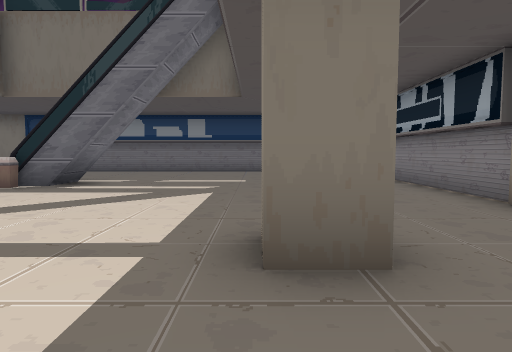
View 1 (above)

17 first-person views from a walk through a level from a Godot 3-D game. The camera is 1.4 m above the floor, tilts 4° down and sees 75° across. Doors that lead somewhere are drawn open, without their leaves. The floor is counted in squares, 2 m on a side. Each view is taken from the middle of a square. On the plan, view 1 faces up. The plan holds only what a view shows up to about 10 squares ahead; the rest is blank. The place goes on beyond the plan.

View 2
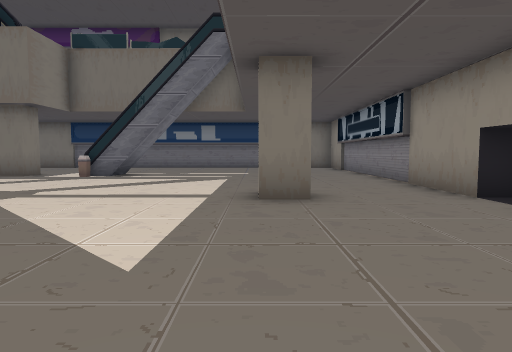

View 3
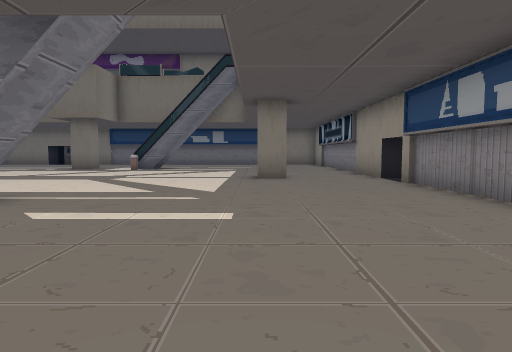

View 4
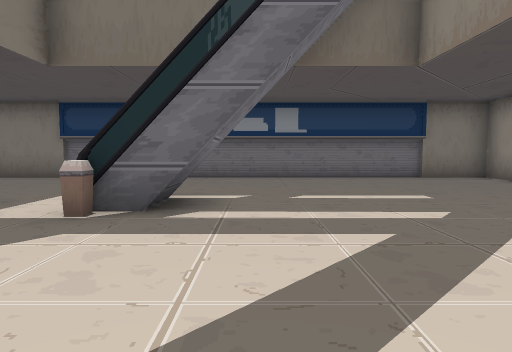

View 5
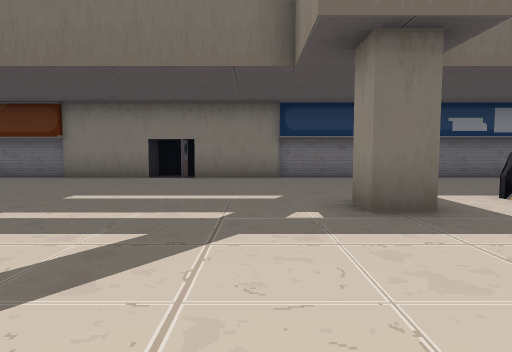

View 6
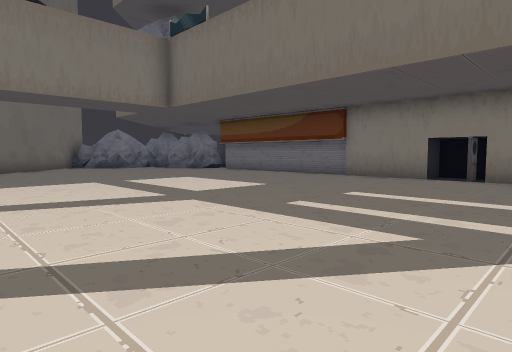

View 7
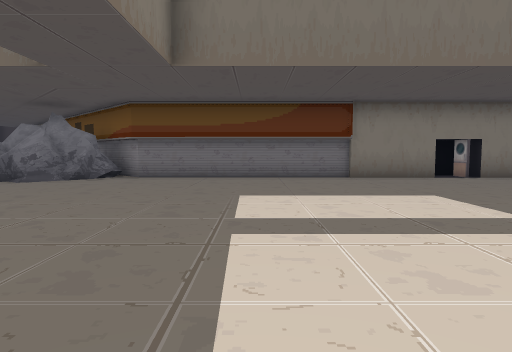

View 8
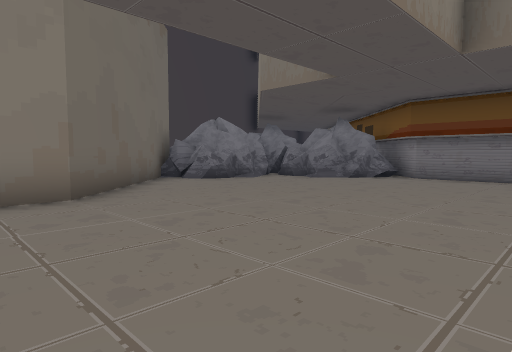

View 9
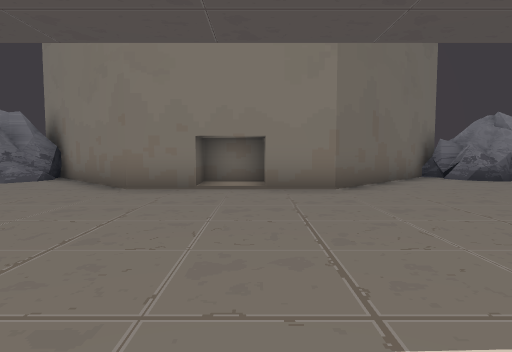

View 10
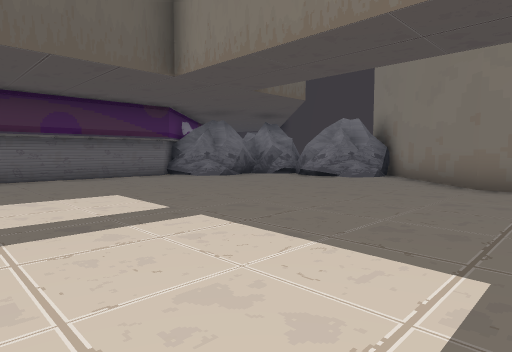

View 11
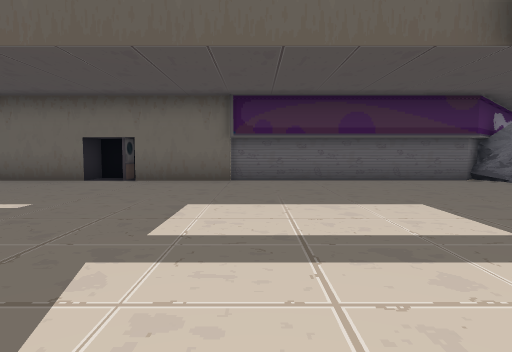

View 12
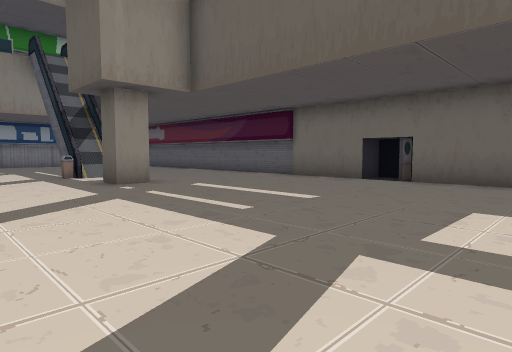

View 13
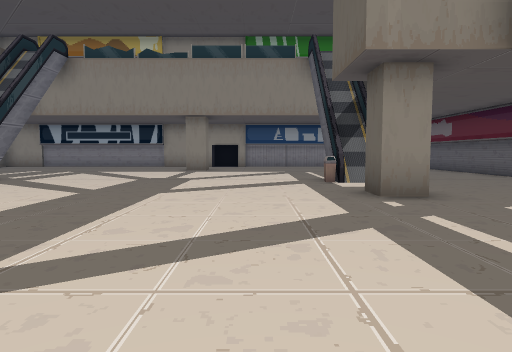

View 14
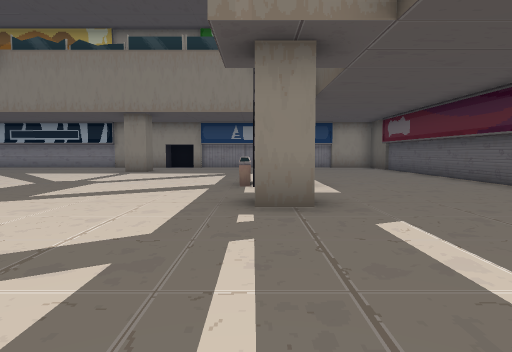

View 15
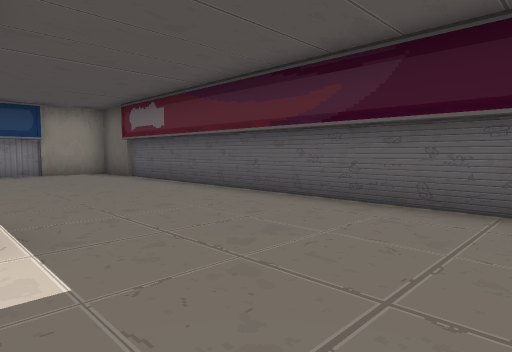

View 16
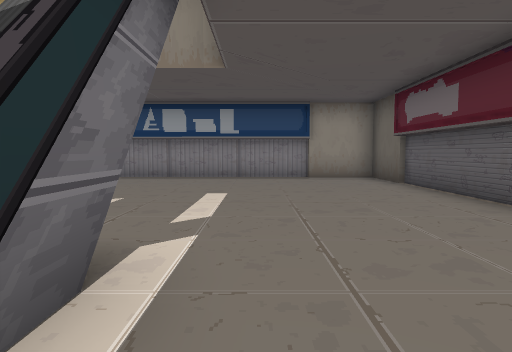

View 17
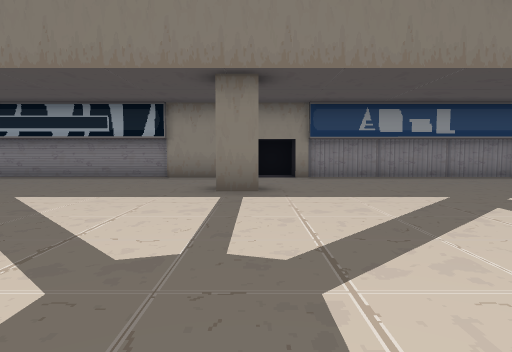

### Floor plan
Points are (right, up) in squares from view 1. A wall is a line through its corners. A room is listed if a view was taken in it or the views show most of it. See-through windows are left out.
Room 1 (views 1, 2, 3, 4, 5, 6, 7, 8, 9, 10, 11, 12, 13, 14, 15, 16, 17)
walls: (-4.2, 7) (-4.5, 7); (-4.7, -2.9) (-4.7, -2.4); (-3.9, 8.2) (-3.9, 7); (-4.5, -2.9) (-4.5, -1.9) (-3.6, -1.9) (-3.6, -2.4); (-3.6, 8.2) (-3.6, 7); (-3.5, -3.1) (-5, -3.1); (-10.7, 12.2) (-10.7, 12.9); (-12, 12.4) (-20.3, 12.4) (-21, 13.2); (-6.1, 12.4) (-11.1, 12.4); (-7.5, -7.4) (3.6, -7.4) (3.6, 0.9); (-10.7, -8.4) (-10.7, -7.4) (-8.6, -7.4); (-11.8, -8.3) (-11.2, -8.3); (3.6, 2.2) (3.6, 9.4); (-21.5, 12) (-21.5, 11.7) (-21.9, 11.8) (-22.3, 11.2) (-23.1, 11.1); (-21.6, 11.9) (-21.9, 11.9); (-22.5, 10.9) (-23.1, 11.2); (-21.6, 12.2) (-22.4, 12.1); (-20.6, -7.4) (-12, -7.4); (-22.1, 12.1) (-22.4, 12) (-22.4, 11.2); (-21.2, -7.6) (-21.1, -8.2) (-20.3, -7.4); (-23.9, 9.7) (-24.2, 9.3); (-24.5, -2.9) (-24.1, -3.2); (-24.8, -2.4) (-24.2, -3.2); (-24.2, 9.9) (-24.3, 9.4) (-24.1, 8.8) (-24.2, 8.6) (-24.8, 8.5) (-25, 8); (-24.9, -2.7) (-24.6, -3.1); (3.6, 11.4) (3.6, 12.4) (-4.6, 12.4); (-25.2, -2.4) (-24.8, -2.7) (-24.8, -3.4); (-25.1, 8.7) (-25.4, 8.1); (-25.6, 7.7) (-22.4, 4.5) (-22.4, 3.2) (-23.3, 3.2) (-23.3, 1.9) (-22.4, 1.9) (-22.4, 0.5) (-25.3, -2.4)
low walls: (-4.2, 8.1) (-4.2, 7); (-4, 8.1) (-4, 7); (-21.1, -6.9) (-20.6, -7.4); (-23.8, -3.2) (-23.4, -3.6); (-24.1, 8.9) (-24.3, 8.5) (-25.3, 7.9); (-24.8, -2.4) (-23.8, -3.5)
ways out: door at (-13, -7); door at (-12, -8); door at (-10.7, 12.3); door at (-3, -7); door at (-2, -8); door at (-1, 13); door at (0, 12); door at (3, 5); door at (3.8, 3)
objects: pillar (-7, -2); pillar (-7, 7); bin (-5, -2); bin (-5, 7); pillar (0, 2)

Where each view was taken, in squares from view 1:
view 1: 0 up, 0 right, facing up
view 2: 3 down, 0 right, facing up
view 3: 7 down, 0 right, facing up
view 4: 3 up, 3 left, facing up
view 5: 3 up, 9 left, facing up
view 6: 3 up, 9 left, facing up-left
view 7: 3 up, 17 left, facing up
view 8: 3 up, 17 left, facing up-left
view 9: 3 up, 16 left, facing left
view 10: 2 up, 15 left, facing down-left
view 11: 1 up, 15 left, facing down
view 12: 1 up, 15 left, facing down-right
view 13: 0 up, 13 left, facing right
view 14: 2 down, 12 left, facing right
view 15: 3 down, 8 left, facing down-right
view 16: 4 down, 6 left, facing right
view 17: 2 up, 6 left, facing right
